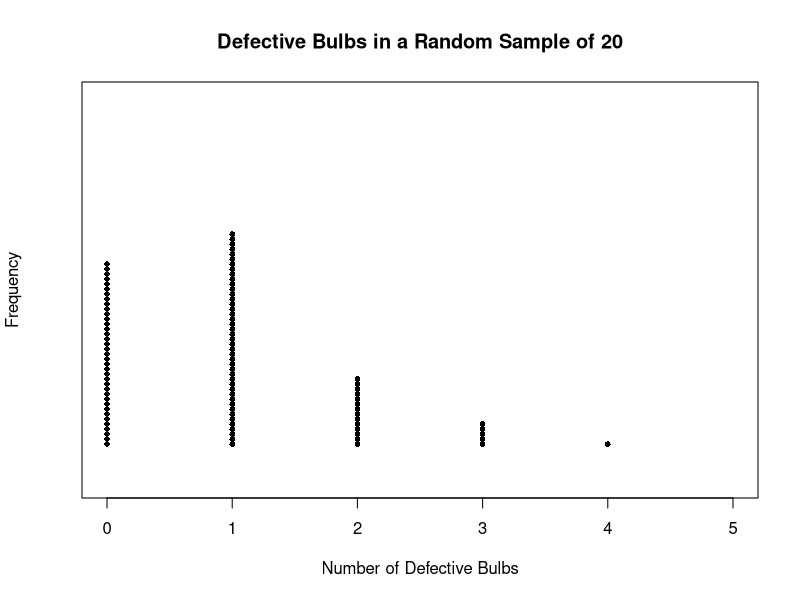

R code for this plot: (Note: this script raises an error after producing the figure.)
## ---- chunk 1
exactly3 <- dbinom(3, size = 20, prob = 0.05)
exactly3
## ---- chunk 2
at_most3 <- pbinom(3, size = 20, prob = 0.05, lower.tail = TRUE)
at_most3
## ---- chunk 3
# simulate 100 trials of 20 inspections
set.seed(29)  # for reproducibility
random_sample <- rbinom(100, size = 20, prob = 0.05)

# ugly strip chart
stripchart(random_sample,
           method = "stack",
           las = 1,
           pch = 16,
           cex = 0.75,
           ylim = c(0, 10),
           xlim = c(0, 5),
           xlab = "Number of Defective Bulbs",
           ylab = "Frequency",
           main = "Defective Bulbs in a Random Sample of 20")

# convert to dataframe for plotting
df <- data.frame(Defective_Bulbs = random_sample)
df

# plot histogram of simulated defective bulbs
ggplot(df, aes(x = Defective_Bulbs)) +
  geom_bar(fill = "skyblue", color = "black") +
  theme_minimal() +
  labs(title = "Distribution of Defective Bulbs in 100 Trials",
       x = "Number of Defective Bulbs",
       y = "Frequency")

print(paste("Probability of exactly 3 defective bulbs:", exactly3))
print(paste("Probability of at most 3 defective bulbs:", at_most3))
## ---- chunk 4
set.seed(29)  # for reproducibility
random_sample <- rbinom(1000, size = 1000, prob = 0.05)

df <- data.frame(Defective_Bulbs = random_sample)

# plot histogram of simulated defective bulbs
ggplot(df, aes(x = Defective_Bulbs)) +
  geom_bar(fill = "skyblue", color = "black") +
  theme_minimal() +
  labs(title = "Distribution of Defective Bulbs in 100 Trials",
       x = "Number of Defective Bulbs",
       y = "Frequency")
